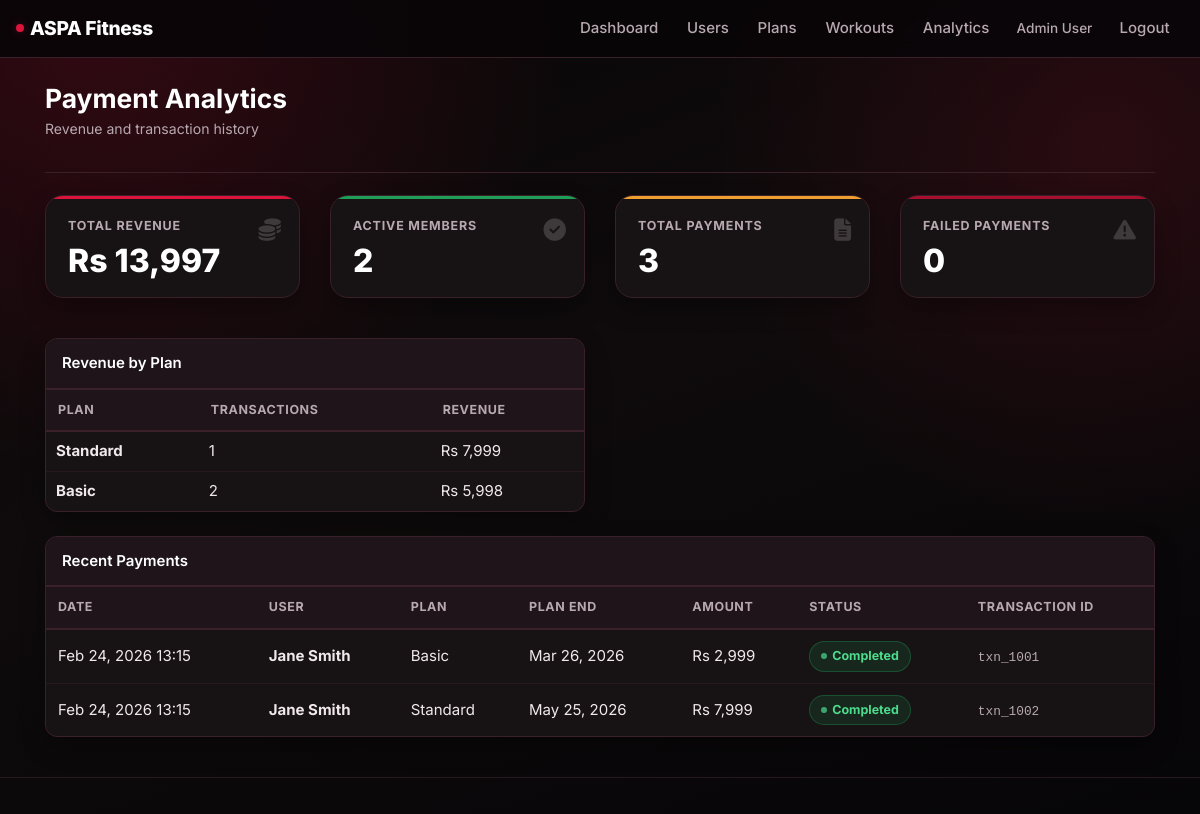
The app's page /admin/payment_analytics.php (signed in) with its own data.
### tables this page shows
CREATE TABLE IF NOT EXISTS payments (
    id INT AUTO_INCREMENT PRIMARY KEY,
    user_id INT NOT NULL,
    plan_id INT NOT NULL,
    amount DECIMAL(10,2) NOT NULL,
    payment_date DATETIME DEFAULT CURRENT_TIMESTAMP,
    payment_status ENUM('pending','completed','failed') DEFAULT 'completed',
    transaction_id VARCHAR(100),
    FOREIGN KEY (user_id) REFERENCES users(id) ON DELETE CASCADE,
    FOREIGN KEY (plan_id) REFERENCES membership_plans(id) ON DELETE CASCADE
);

CREATE TABLE IF NOT EXISTS users (
    id INT AUTO_INCREMENT PRIMARY KEY,
    name VARCHAR(100) NOT NULL,
    email VARCHAR(100) NOT NULL UNIQUE,
    phone VARCHAR(20),
    password VARCHAR(255) NOT NULL,
    created_at TIMESTAMP DEFAULT CURRENT_TIMESTAMP
);

CREATE TABLE IF NOT EXISTS membership_plans (
    id INT AUTO_INCREMENT PRIMARY KEY,
    plan_id INT NOT NULL UNIQUE,
    plan_name VARCHAR(100) NOT NULL,
    duration INT NOT NULL COMMENT 'duration in days',
    price DECIMAL(10,2) NOT NULL,
    description TEXT
);

### admin/payment_analytics.php (the view, shortened to what this page needs)
<?php
require_once __DIR__ . '/../config/app.php';
$stats = [];
$result = $conn->query('SELECT SUM(amount) as total FROM payments WHERE payment_status = "completed"');
$stats['total_revenue'] = $result->fetch_assoc()['total'] ?? 0;
$result = $conn->query('SELECT COUNT(*) as count FROM payments');
$stats['total_payments'] = $result->fetch_assoc()['count'] ?? 0;
$result = $conn->query('SELECT COUNT(*) as count FROM payments WHERE payment_status = "pending"');
$stats['pending_payments'] = $result->fetch_assoc()['count'] ?? 0;
$result = $conn->query('SELECT COUNT(*) as count FROM payments WHERE payment_status = "failed"');
$stats['failed_payments'] = $result->fetch_assoc()['count'] ?? 0;
$result = $conn->query('SELECT COUNT(DISTINCT user_id) as count FROM payments WHERE payment_status = "completed"');
$stats['active_members'] = $result->fetch_assoc()['count'] ?? 0;
$planRevenue = [];
$res = $conn->query('SELECT m.plan_name, COUNT(p.id) as count, SUM(p.amount) as total FROM payments p JOIN membership_plans m ON p.plan_id = m.id WHERE p.payment_status = "completed" GROUP BY m.id, m.plan_name ORDER BY total DESC');
if ($res) {
    while ($row = $res->fetch_assoc()) {
        $planRevenue[] = $row;
    }
}
$recentPayments = [];
$res = $conn->query('SELECT p.*, u.name as user_name, m.plan_name, DATE_ADD(p.payment_date, INTERVAL m.duration DAY) AS plan_end_date FROM payments p JOIN users u ON p.user_id = u.id JOIN membership_plans m ON p.plan_id = m.id ORDER BY p.payment_date DESC LIMIT 10');
if ($res) {
    while ($row = $res->fetch_assoc()) {
        $recentPayments[] = $row;
    }
}
?>
<?php include __DIR__ . '/../includes/header.php'; ?>
<section class="page-section">
    <div class="page-header">
        <div>
            <h2>Payment Analytics</h2>
            <p class="page-header-sub">Revenue and transaction history</p>
        </div>
    </div>
    <div class="row mb-4">
        <div class="col-md-3 col-sm-6 mb-3">
            <div class="stat-card stat-revenue">
                <div class="stat-card-label">Total Revenue</div>
                <div class="stat-card-value">Rs <?= number_format($stats['total_revenue'], 0) ?></div>
                <span class="stat-card-icon"><i class="fa-solid fa-coins"></i></span>
            </div>
        </div>
        <div class="col-md-3 col-sm-6 mb-3">
            <div class="stat-card stat-active">
                <div class="stat-card-label">Active Members</div>
                <div class="stat-card-value"><?= $stats['active_members'] ?></div>
                <span class="stat-card-icon"><i class="fa-solid fa-circle-check"></i></span>
            </div>
        </div>
        <div class="col-md-3 col-sm-6 mb-3">
            <div class="stat-card stat-payments">
                <div class="stat-card-label">Total Payments</div>
                <div class="stat-card-value"><?= $stats['total_payments'] ?></div>
                <span class="stat-card-icon"><i class="fa-solid fa-file-lines"></i></span>
            </div>
        </div>
        <div class="col-md-3 col-sm-6 mb-3">
            <div class="stat-card stat-failed">
                <div class="stat-card-label">Failed Payments</div>
                <div class="stat-card-value"><?= $stats['failed_payments'] ?></div>
                <span class="stat-card-icon"><i class="fa-solid fa-triangle-exclamation"></i></span>
            </div>
        </div>
    </div>
    <?php if (!empty($planRevenue)): ?>
        <div class="row mb-4">
            <div class="col-md-6">
                <div class="card">
                    <div class="card-header">Revenue by Plan</div>
                    <div class="card-body p-0">
                        <table class="table table-sm mb-0">
                            <thead>
                                <tr>
                                    <th>Plan</th>
                                    <th>Transactions</th>
                                    <th>Revenue</th>
                                </tr>
                            </thead>
                            <tbody>
                                <?php foreach ($planRevenue as $record): ?>
                                    <tr>
                                        <td><strong><?= htmlspecialchars($record['plan_name']) ?></strong></td>
                                        <td><?= $record['count'] ?></td>
                                        <td>Rs <?= number_format($record['total'], 0) ?></td>
                                    </tr>
                                <?php endforeach; ?>
                            </tbody>
                        </table>
                    </div>
                </div>
            </div>
        </div>
    <?php endif; ?>
    <div class="card">
        <div class="card-header">Recent Payments</div>
        <div class="card-body p-0">
            <?php if (empty($recentPayments)): ?>
                <p class="text-muted p-3 mb-0">No payments on record yet.</p>
            <?php else: ?>
                <div class="table-responsive">
                    <table class="table table-hover mb-0">
                        <thead>
                            <tr>
                                <th>Date</th>
                                <th>User</th>
                                <th>Plan</th>
                                <th>Plan End</th>
                                <th>Amount</th>
                                <th>Status</th>
                                <th>Transaction ID</th>
                            </tr>
                        </thead>
                        <tbody>
                            <?php foreach ($recentPayments as $payment): ?>
                                <tr>
                                    <td><?= date('M d, Y H:i', strtotime($payment['payment_date'])) ?></td>
                                    <td><strong><?= htmlspecialchars($payment['user_name']) ?></strong></td>
                                    <td><?= htmlspecialchars($payment['plan_name']) ?></td>
                                    <td><?= date('M d, Y', strtotime($payment['plan_end_date'])) ?></td>
                                    <td>Rs <?= number_format($payment['amount'], 0) ?></td>
                                    <td>
                                        <?php
                                            $statusClass = match($payment['payment_status']) {
                                                'completed' => 'active',
                                                'pending'   => 'pending',
                                                default     => 'expired',
                                            };
                                        ?>
                                        <span class="status-pill <?= $statusClass ?>">
                                            <?= ucfirst($payment['payment_status']) ?>
                                        </span>
                                    </td>
                                    <td><code style="color:var(--muted);font-size:0.8rem;"><?= htmlspecialchars($payment['transaction_id']) ?></code></td>
                                </tr>
                            <?php endforeach; ?>
                        </tbody>
                    </table>
                </div>
            <?php endif; ?>
        </div>
    </div>
</section>
<?php include __DIR__ . '/../includes/footer.php'; ?>

### assets/css/style.css (style rules this page uses)
:root { --bg: #0f0b0c; --surface: #171214; --surface-2: #1e141a; --surface-3: #251820; --text: #f0e8eb; --muted: #b8a8b0; --muted-2: #8a7880; --accent: #dc143c; --accent-2: #a80f2e; --accent-3: #ff3a60; --accent-soft: rgba(220, 20, 60, 0.16); --accent-glow: rgba(220, 20, 60, 0.32); --line: #3a2028; --line-soft: #271820; --success: #1f9e58; --success-soft: rgba(31, 158, 88, 0.15); --warning: #ef9f2f; --warning-soft: rgba(239, 159, 47, 0.15); --danger-soft: rgba(220, 20, 60, 0.15); --info-soft: rgba(100, 160, 240, 0.13); --radius-sm: 8px; --radius: 12px; --radius-lg: 18px; --radius-xl: 24px; --shadow-sm: 0 4px 12px rgba(0, 0, 0, 0.28); --shadow: 0 10px 24px rgba(0, 0, 0, 0.32); --shadow-lg: 0 18px 40px rgba(0, 0, 0, 0.44); --transition: 0.25s ease; }
*, *::before, *::after { box-sizing: border-box; }
html { scroll-behavior: smooth; }
body { font-family: 'Inter', "Segoe UI", "Trebuchet MS", sans-serif; font-size: 15px; line-height: 1.65; background: radial-gradient(circle at 8% 0%, rgba(220, 20, 60, 0.20) 0%, transparent 34%), radial-gradient(circle at 92% 18%, rgba(163, 15, 43, 0.18) 0%, transparent 30%), linear-gradient(160deg, #090607 0%, var(--bg) 46%, #060507 100%); background-attachment: fixed; color: var(--text); min-height: 100vh; }
h1, h2, h3, h4, h5, h6 { color: #fff; font-weight: 700; line-height: 1.25; }
strong { color: var(--text); }
.page-header { display: flex; align-items: center; justify-content: space-between; flex-wrap: wrap; gap: 12px; margin-bottom: 22px; padding-bottom: 16px; border-bottom: 1px solid var(--line); }
.page-header h2, .page-header h1 { margin: 0; font-size: 1.65rem; }
.page-header .page-header-sub { color: var(--muted); font-size: 0.88rem; margin-top: 2px; }
.page-section { opacity: 1; }
.card { background: var(--surface); border: 1px solid var(--line); border-radius: var(--radius); color: var(--text); box-shadow: var(--shadow); }
.card-header { background: var(--surface-2); border-bottom: 1px solid var(--line); font-weight: 600; color: #fff; padding: 12px 16px; border-radius: var(--radius) var(--radius) 0 0 !important; }
.card-body { padding: 18px; }
.stat-card { background: var(--surface); border: 1px solid var(--line); border-radius: var(--radius-lg); padding: 20px 22px; box-shadow: var(--shadow); position: relative; overflow: hidden; transition: box-shadow var(--transition); }
.stat-card::before { content: ''; position: absolute; top: 0; left: 0; width: 100%; height: 3px; }
.stat-card.stat-revenue::before { background: var(--accent); }
.stat-card.stat-active::before { background: var(--success); }
.stat-card.stat-payments::before { background: var(--warning); }
.stat-card.stat-failed::before { background: var(--accent-2); }
.stat-card-label { font-size: 0.78rem; font-weight: 700; text-transform: uppercase; letter-spacing: 0.8px; color: var(--muted); margin-bottom: 8px; }
.stat-card-value { font-size: 2rem; font-weight: 800; color: #fff; line-height: 1; }
.stat-card-icon { position: absolute; top: 16px; right: 18px; font-size: 1.4rem; opacity: 0.18; }
.table { color: var(--text); }
.table thead th { background: var(--surface-2); border-color: var(--line); color: var(--muted); font-size: 0.78rem; font-weight: 700; text-transform: uppercase; letter-spacing: 0.6px; padding: 10px 12px; }
.table td, .table th { border-color: var(--line-soft); padding: 11px 12px; vertical-align: middle; }
.table-hover tbody tr { transition: background var(--transition); }
.table-sm td, .table-sm th { padding: 7px 10px; }
.status-pill { display: inline-flex; align-items: center; gap: 5px; font-size: 0.78rem; font-weight: 700; padding: 4px 11px; border-radius: 999px; text-transform: capitalize; }
.status-pill::before { content: ''; width: 6px; height: 6px; border-radius: 50%; background: currentColor; opacity: 0.7; }
.status-pill.active { background: var(--success-soft); color: #4ddb8c; border: 1px solid rgba(31, 158, 88, 0.35); }

### records on screen
payments: payment_date "Feb 24, 2026 13:15", user.name "Jane Smith", plan.plan_name "Basic", plan_end_date "Mar 26, 2026", amount "2,999", payment_status "Completed", transaction "txn_1001"
payments: payment_date "Feb 24, 2026 13:15", user.name "Jane Smith", plan.plan_name "Standard", plan_end_date "May 25, 2026", amount "7,999", payment_status "Completed", transaction "txn_1002"

### other values on screen
$_SESSION['name'] "Admin User"
$stats['total_revenue'] "13,997"
$stats['active_members'] "2"
$stats['total_payments'] "3"
$stats['failed_payments'] "0"
$record['plan_name'] "Standard"
$record['count'] "1"
$record['total'] "7,999"
$record['plan_name'] "Basic"
$record['count'] "2"
$record['total'] "5,998"
